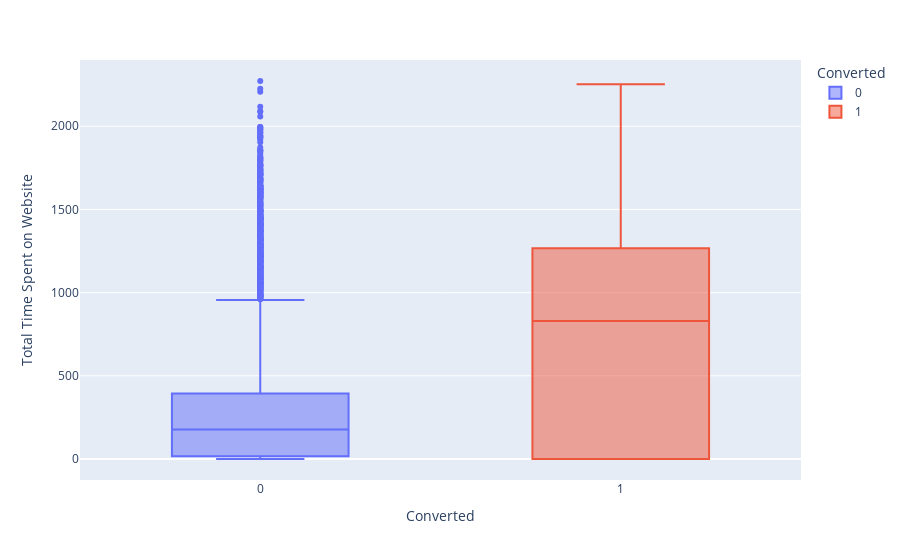

Notebook cell for this chart:
### Code cell
# BoxPlot Converted x Total Time Spent
fig = px.box(df_leads, x='Converted', y='Total Time Spent on Website',color='Converted')
fig.show()

### Figure 1 — Plotly figure (JSON) as saved in the notebook; plotly's stock layout.template omitted (floating-point values rounded to 4 significant figures; data arrays with more than 128 entries replaced by an {"elided": "..."} marker saying what was removed)
{"data": [{"alignmentgroup": "True", "hovertemplate": "Converted=%{x}<br>Total Time Spent on Website=%{y}<extra></extra>", "legendgroup": "0", "marker": {"color": "#636efa"}, "name": "0", "notched": false, "offsetgroup": "0", "orientation": "v", "showlegend": true, "type": "box", "x": {"elided": "5639 int values"}, "x0": " ", "xaxis": "x", "y": {"elided": "5639 int values"}, "y0": " ", "yaxis": "y"}, {"alignmentgroup": "True", "hovertemplate": "Converted=%{x}<br>Total Time Spent on Website=%{y}<extra></extra>", "legendgroup": "1", "marker": {"color": "#EF553B"}, "name": "1", "notched": false, "offsetgroup": "1", "orientation": "v", "showlegend": true, "type": "box", "x": {"elided": "3435 int values"}, "x0": " ", "xaxis": "x", "y": {"elided": "3435 int values"}, "y0": " ", "yaxis": "y"}], "layout": {"boxmode": "overlay", "legend": {"title": {"text": "Converted"}, "tracegroupgap": 0}, "margin": {"t": 60}, "xaxis": {"anchor": "y", "categoryarray": [0, 1], "categoryorder": "array", "domain": [0, 1], "title": {"text": "Converted"}}, "yaxis": {"anchor": "x", "domain": [0, 1], "title": {"text": "Total Time Spent on Website"}}}}
